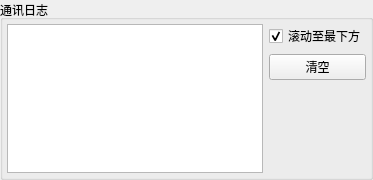
       <widget class="QGroupBox" name="grp_Log">
        <property name="maximumSize">
         <size>
          <width>16777215</width>
          <height>180</height>
         </size>
        </property>
        <property name="title">
         <string>通讯日志</string>
        </property>
        <layout class="QHBoxLayout" name="horizontalLayout_Log">
         <property name="leftMargin">
          <number>4</number>
         </property>
         <property name="topMargin">
          <number>4</number>
         </property>
         <property name="rightMargin">
          <number>4</number>
         </property>
         <property name="bottomMargin">
          <number>4</number>
         </property>
         <item>
          <widget class="QPlainTextEdit" name="txt_Log">
           <property name="font">
            <font>
             <family>Consolas</family>
             <pointsize>9</pointsize>
            </font>
           </property>
           <property name="readOnly">
            <bool>true</bool>
           </property>
           <property name="plainText">
            <string/>
           </property>
          </widget>
         </item>
         <item>
          <layout class="QVBoxLayout" name="verticalLayout_LogCtrl">
           <item>
            <widget class="QCheckBox" name="chk_AutoScroll">
             <property name="text">
              <string>滚动至最下方</string>
             </property>
             <property name="checked">
              <bool>true</bool>
             </property>
            </widget>
           </item>
           <item>
            <widget class="QPushButton" name="btn_ClearLog">
             <property name="text">
              <string>清空</string>
             </property>
            </widget>
           </item>
           <item>
            <spacer name="verticalSpacer_Log">
             <property name="orientation">
              <enum>Qt::Vertical</enum>
             </property>
             <property name="sizeHint" stdset="0">
              <size>
               <width>20</width>
               <height>40</height>
              </size>
             </property>
            </spacer>
           </item>
          </layout>
         </item>
        </layout>
       </widget>
